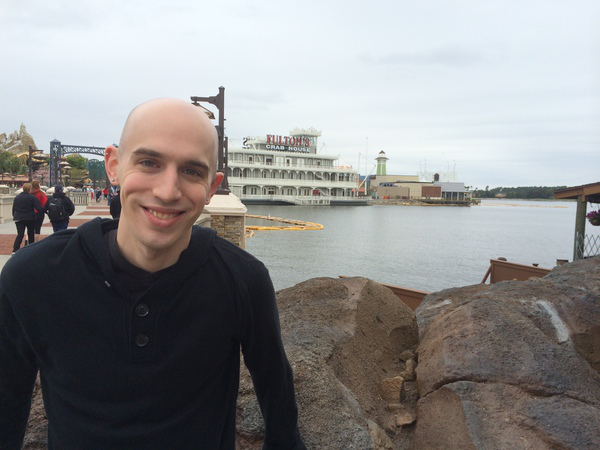
#> input picture module1/images/florida_trip.png, 600 x 450 px
$ python morpho_op.py --image images/florida_trip.png --cimage images/grand_canyon.png
#> lines starting #> are read from the running program, lines starting #| are printed output that depends on the picture


'''
KERNELS
we think of an image as a big matrix,
then we can think of a kernel or convolutional matrix as a tiny matrix that is used for
blurring, sharpening, edge detection, and other image processing functions.
'''


'''
Morphological operations are simple transformations applied to binary or grayscale images.
More specifically, we apply morphological operations to shapes and structures inside of images.
Morphological operations “probe” an image with a structuring element.
This structuring element defines the neighborhood to be examined around each pixel.
And based on the given operation and the size of the structuring element we are able to adjust our output image.

Structuring element is a type of kernel or mask.
However, instead of applying a convolution, we are only going to perform simple tests on the pixels.

'''

import cv2
import argparse


ap = argparse.ArgumentParser()
ap.add_argument("-i", "--image", required=True, help="Path to the image")
ap.add_argument("-c", "--cimage", required=True, help="Path to car")
args = vars(ap.parse_args())
# load the image and convert it to grayscale
image = cv2.imread(args["image"])
#> image is the input picture: shape (450, 600, 3); mean B, G, R 139.9, 140.1, 141
gray = cv2.cvtColor(image, cv2.COLOR_BGR2GRAY)
cv2.imshow("Original", image)

'''
1) Erosion: A foreground pixel in the input image will be kept only if ALL pixels inside the structuring element are > 0. Otherwise, the pixels are set to 0 (i.e. background).
 Useful for removing small blobs in an image or disconnecting two connected objects.
'''

for i in range(0,3):
    eroded = cv2.erode(gray.copy(), None, iterations=i+1)
    cv2.imshow("Eroded {} times".format(i+1), eroded)
    cv2.waitKey(0)


'''
2) Dilation: Opposite of erosion. Utilizes structuring elements - a center pixel p of the structuring element is set to white if ANY pixel in the structuring element is > 0.
useful for joining broken parts of an image together.
'''

cv2.destroyAllWindows()
cv2.imshow("Original", image)
for i in range(0,3):
    dilated = cv2.dilate(gray.copy(), None, iterations=i+1)
    cv2.imshow("Dilated {} times".format(i+1), dilated)
    cv2.waitKey(0)
#> this loop made 3 passes
#> pass 3, `dilated = cv2.dilate(gray.copy(), None, iterations=i+1)`:
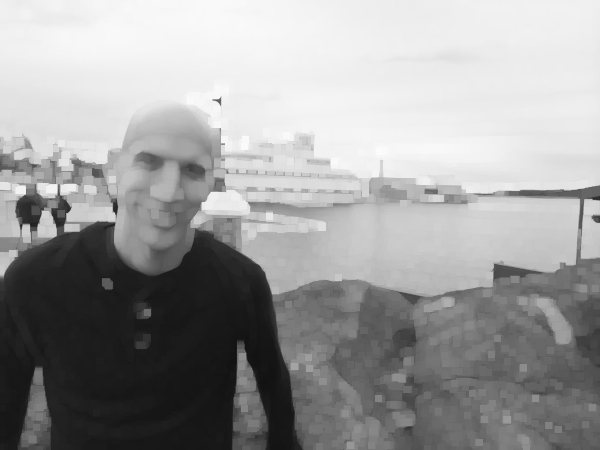
#> dilated: shape (450, 600); min 17, max 251, mean 155.8


'''
3) Opening: Eroson followed by dilation.
allows us to remove small blobs from an image:
first an erosion is applied to remove the small blobs, then a dilation is applied to regrow the size of the original object.
'''

cv2.destroyAllWindows()
cv2.imshow("Original", image)
kernels = [(3,3), (5,5), (7,7)]

for kernelSize in kernels:
    kernel = cv2.getStructuringElement(cv2.MORPH_RECT, kernelSize)
    opening = cv2.morphologyEx(gray, cv2.MORPH_OPEN, kernel)
    cv2.imshow("Opening: ({},{})".format(kernelSize[0],kernelSize[1]), opening)
    cv2.waitKey(0)
#> this loop made 3 passes
#> kernel on pass 1: [[1, 1, 1], [1, 1, 1], [1, 1, 1]]
#> pass 2, `opening = cv2.morphologyEx(gray, cv2.MORPH_OPEN, kernel)`:
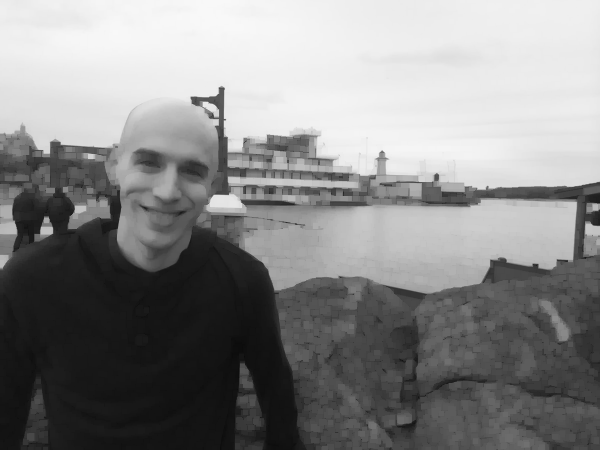
#> opening: shape (450, 600); min 10, max 248, mean 135.4


'''
4) Closing: Dilation folowed by erosion
closing is used to close holes inside of objects or for connecting components together.

'''


cv2.destroyAllWindows()
cv2.imshow("Original", image)

for kernelSize in kernels:
    kernel = cv2.getStructuringElement(cv2.MORPH_RECT, kernelSize)
    closing = cv2.morphologyEx(gray, cv2.MORPH_CLOSE, kernel)
    cv2.imshow("Closing: ({},{})".format(kernelSize[0],kernelSize[1]), closing)
    cv2.waitKey(0)


'''
5) Morphological gradient: Difference between erosion and dilation
useful for determining the outline of a particular object of an image:
'''


cv2.destroyAllWindows()
cv2.imshow("Original", image)

for kernelSize in kernels:
    kernel = cv2.getStructuringElement(cv2.MORPH_RECT, kernelSize)
    grad = cv2.morphologyEx(gray, cv2.MORPH_GRADIENT, kernel)
    cv2.imshow("Gradient: ({},{})".format(kernelSize[0],kernelSize[1]), grad)
    cv2.waitKey(0)
#> this loop made 3 passes
#> pass 1, `grad = cv2.morphologyEx(gray, cv2.MORPH_GRADIENT, kernel)`:
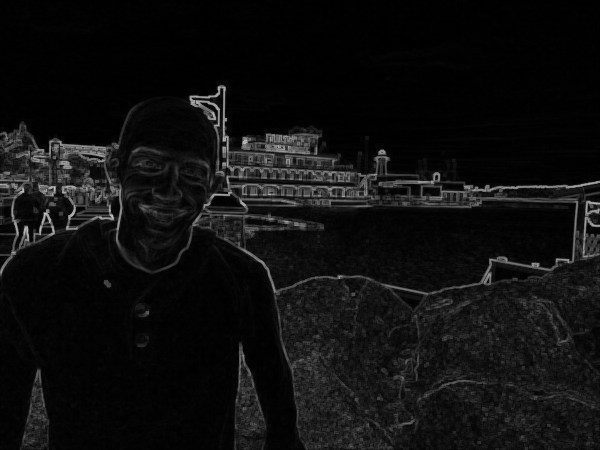
#> grad: shape (450, 600); min 0, max 191, mean 15.4


'''
6) Top Hat/white hat: difference between original(grayscale) image and opening
used to reveal bright regions of an image on dark backgrounds.
'''

carImage = cv2.imread(args["cimage"])
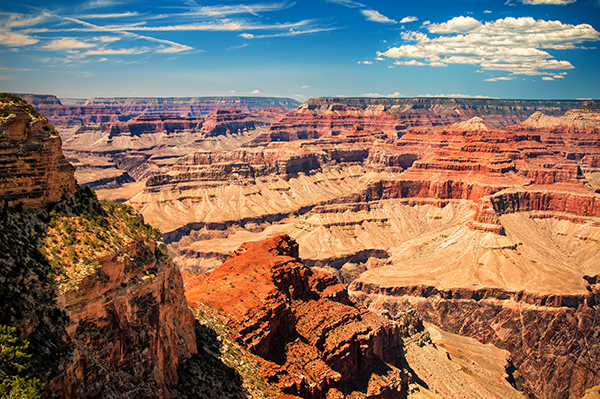
#> input picture module1/images/grand_canyon.png, 600 x 399 px
#> carImage is the input picture: shape (399, 600, 3); mean B, G, R 97.3, 113.1, 138.6
carGray = cv2.cvtColor(carImage, cv2.COLOR_BGR2GRAY)
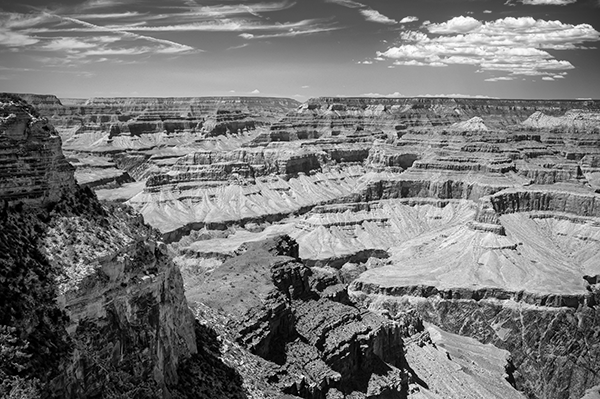
#> carGray: shape (399, 600); min 0, max 255, mean 119
rectKernel = cv2.getStructuringElement(cv2.MORPH_RECT, (13,5))
blackhat = cv2.morphologyEx(carGray, cv2.MORPH_BLACKHAT, rectKernel)
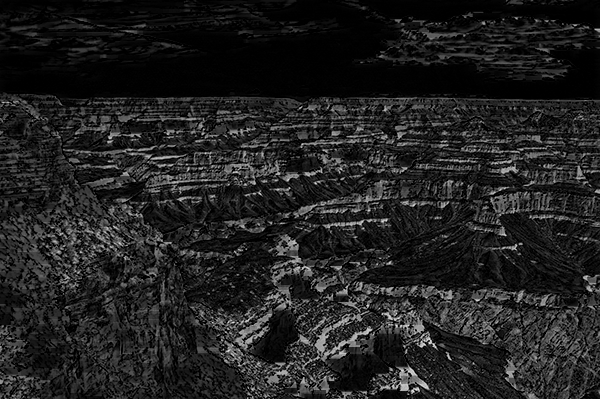
#> blackhat: shape (399, 600); min 0, max 235, mean 33
tophat = cv2.morphologyEx(carGray, cv2.MORPH_TOPHAT, rectKernel)
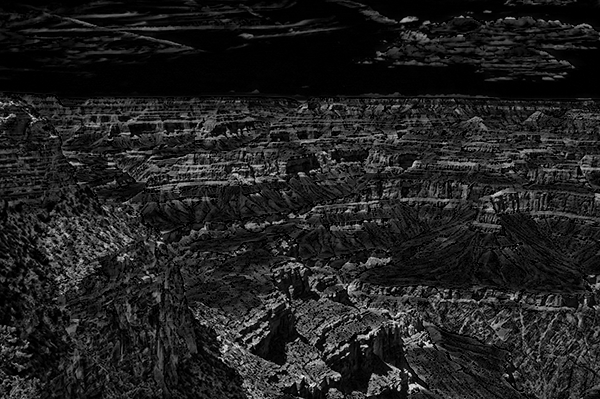
#> tophat: shape (399, 600); min 0, max 250, mean 32.9

cv2.imshow("Original", carImage)
cv2.imshow("Tophat", tophat)
cv2.imshow("Blackhat", blackhat)
cv2.waitKey(0)
